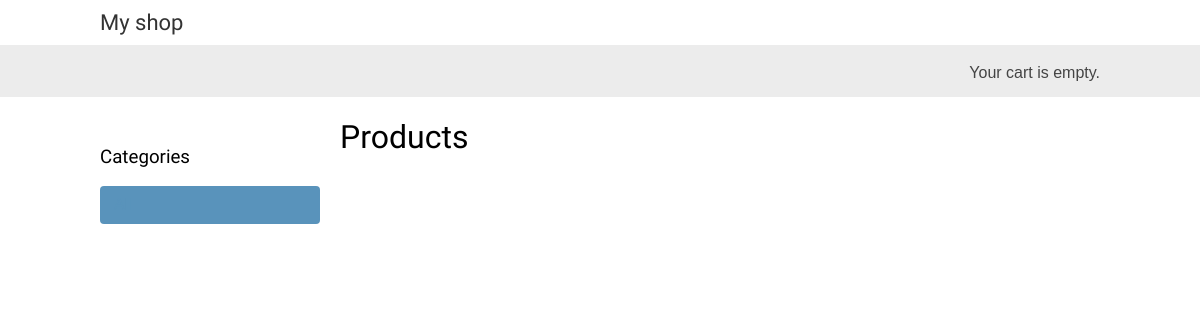
The app's page /, older data.
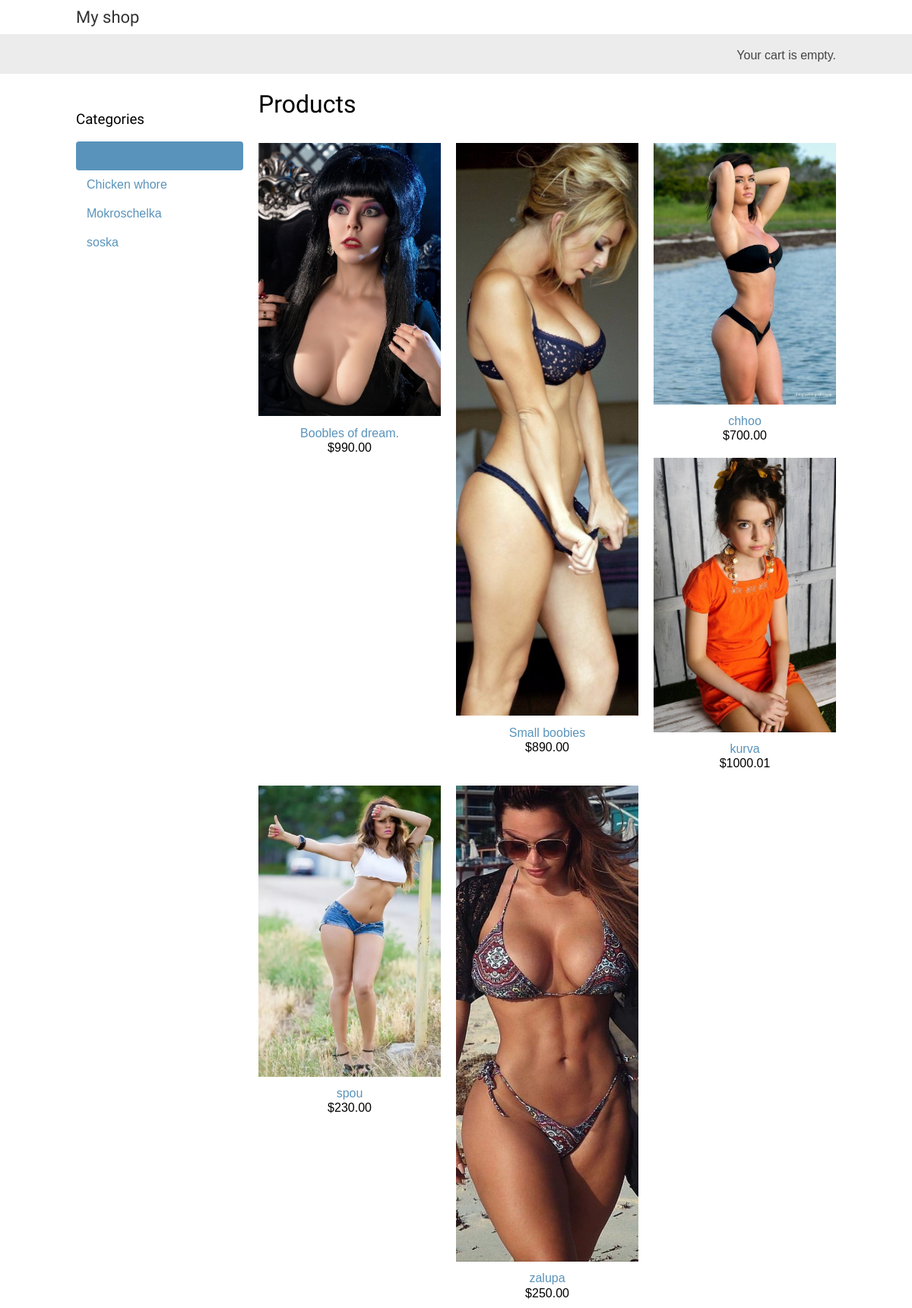
The same page, newer data.
### shop/models.py (models this page shows, shortened)
class Category(models.Model):
    name = models.CharField(max_length=200, default='soska', db_index=True)
    slug = models.SlugField(max_length=200, default='soska', unique=True)
    class Meta:
        ordering = ('name',)
        verbose_name = 'category'
        verbose_name_plural = 'categories'
    def get_absolute_url(self):
        return reverse('shop:product_list_by_category', args=[self.slug])

class Product(models.Model):
    category = models.ForeignKey(Category,
                                 related_name='products',
                                 on_delete=models.CASCADE)
    name = models.CharField(max_length=200, default='soska', db_index=True)
    slug = models.SlugField(max_length=200, default='soska', db_index=True)
    image = models.ImageField(upload_to='products/%Y/%m/%d', blank=True)
    description = models.TextField(blank=True)
    price = models.DecimalField(max_digits=10, decimal_places=2)
    available = models.BooleanField(default=True)
    created = models.DateTimeField(auto_now_add=True)
    updated = models.DateTimeField(auto_now=True)
    class Meta:
        ordering = ('name',)
        index_together = (('id','slug'),)
    def get_absolute_url(self):
        return reverse('shop:product_detail', args=[self.id, self.slug])

### shop/views.py (the view)
# urls.py: path('', views.product_list, name='product_list'),
def product_list(request, category_slug=None):
    category = None
    categories = Category.objects.all()
    products = Product.objects.filter(available=True)
    if category_slug:
        category = get_object_or_404(Category,
                                     slug=category_slug)
        products = products.filter(category=category)
    return render(request,
                  'shop/product/list.html',
                  {'category': category,
                   'categories': categories,
                   'products': products})

### cart/cart.py (called while the page is built)
    def __len__(self):
        return sum (item['quantity'] for item in self.cart.values())

### cart/context_processors.py (called while the page is built)
def cart(request):
    return {'cart': Cart(request)}

### shop/templates/shop/product/list.html (shortened to what this page needs)
{% extends "shop/base.html" %}
{% load static %}
{% block content %}
  <div id="sidebar">
    <h3>Categories</h3>
    <ul>
      <li {% if not category %}class="selected"{% endif %}>
        <a href="{% url "shop:product_list" %}">All</a>
      </li>
      {% for c in categories %}
        <li {% if category.slug == c.slug %}class="selected" {% endif %}>
          <a href="{{ c.get_absolute_url }}">{{ c.name }}</a>
	</li>
      {% endfor %}
    </ul>
  </div>
  <div id="main" class="product-list">
    <h1>{% if category %}{{ category.name }}{% else %}Products{% endif %}</h1>
    {% for product in products %}
      <div class="item">
        <a href="{{ product.get_absolute_url }}">
          <img src="{% if product.image %}{{ product.image.url }}{% else %}{% static "img/no_image.png" %}{% endif %}">
	</a>
	<a href="{{ product.get_absolute_url }}">{{ product.name }}</a><br>
	${{ product.price }}
      </div>
    {% endfor %}
  </div>
{% endblock %}

### shop/templates/shop/base.html (shortened to what this page needs)
{% load static %}
<!DOCTYPE html>
<html>
<head>
  <link href="{% static "css/base.css" %}" rel="stylesheet">
</head>
<body>
  <div id="header">
    <a href="/" class="logo">My shop</a>
  </div>
  <div id="subheader">
	<div class="cart">
	  {% with total_items=cart|length %}
	    {% if cart|length > 0 %}
	      Your cart:
	      <a href="{% url "cart:cart_detail" %}">
		{{ total_items }} item{{ total_items|pluralize }},
		${{ cart.get_total_price }}
	      </a>
	    {% else %}
	      Your cart is empty.
	    {% endif %}
	  {% endwith %}
	</div>
  </div>
  <div id="content">
    {% block content %}
    {% endblock %}
  </div>
</body>
</html>

### shop/static/css/base.css (style rules this page uses)
body { margin:0; padding:0; font-family:helvetica, sans-serif; }
h1, h2, h3, h4, h5, h6 { font-family: 'Ubuntu', sans-serif; font-weight:normal; }
a { text-decoration:none; color:#5993bb; }
#header { padding:10px 100px; font-size:18px; overflow:auto; }
#subheader { background:#ececec; color:#444; padding:15px 100px; overflow:auto; }
#header .logo { font-family: 'Ubuntu', sans-serif; float:left; color:#333; font-size:22px; margin-right:10%; }
#subheader .cart { float: right; padding-top:4px; }
#content { padding:0 100px; overflow:hidden; }
#sidebar { width:220px; padding:30px 20px 0 0; float:left; }
#sidebar ul { margin:0; padding:0; }
#sidebar ul li { margin:; list-style:none; padding:10px 14px; }
#sidebar ul li a { display:block; }
#sidebar ul li.selected { background:#5993bb; border-radius:4px; }
#main { float:left; width:96%; margin-right:-220px; overflow:hidden; }
.product-list .item { width:25%; padding:10px 20px 10px 0; float:left; text-align:center; line-height:1.2; }
.product-list .item img { width:100%; margin-bottom:8px; }

Row changes from the older to the newer data that the page shows:
added Category: name "Chicken whore"
added Category: name "Mokroschelka"
added Category: name "soska"
added Product: image (picture), name "Boobles of dream.", price "990.00"
added Product: image (picture), name "Small boobies", price "890.00"
added Product: image (picture), name "chhoo", price "700.00"
added Product: image (picture), name "kurva", price "1000.01"
added Product: image (picture), name "spou", price "230.00"
added Product: image (picture), name "zalupa", price "250.00"
